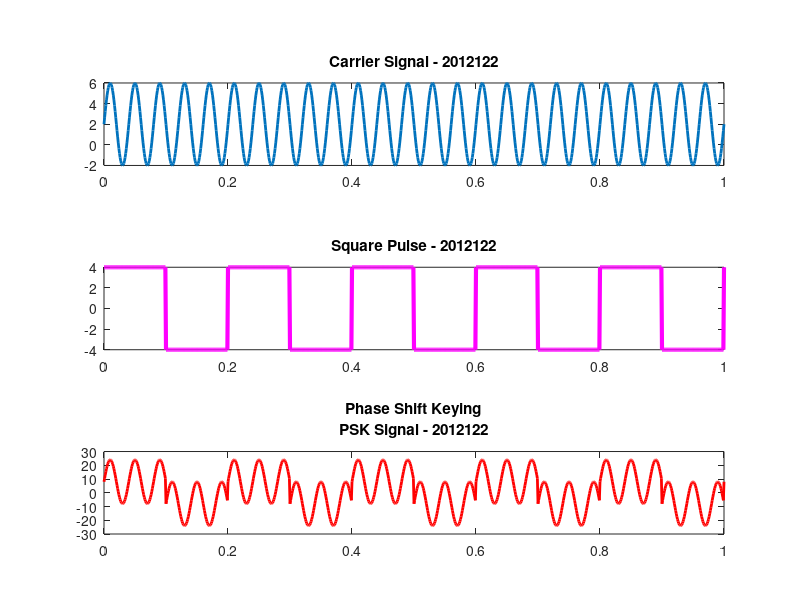

Here is the MATLAB script that generated this plot:
f1 = 25;
f2 = 5;
t = 0 : 0.001 : 1;
A = 4;

x = A .* sin(2*pi*f1*t) + (A/2);
u = A .* square(2*pi*f2*t);
v = x .* u;

subplot(3, 1, 1);
plot(t, x, 'LineWidth', 2);
title('Carrier Signal - 2012122');

subplot(3, 1, 2);
plot(t, u, 'm', 'LineWidth', 3);
title('Square Pulse - 2012122');

subplot(3, 1, 3);
plot(t, v, 'r', 'LineWidth', 2);
title({'Phase Shift Keying';'PSK Signal - 2012122'});

print ('Exp7_2','-dpdf','-fillpage');